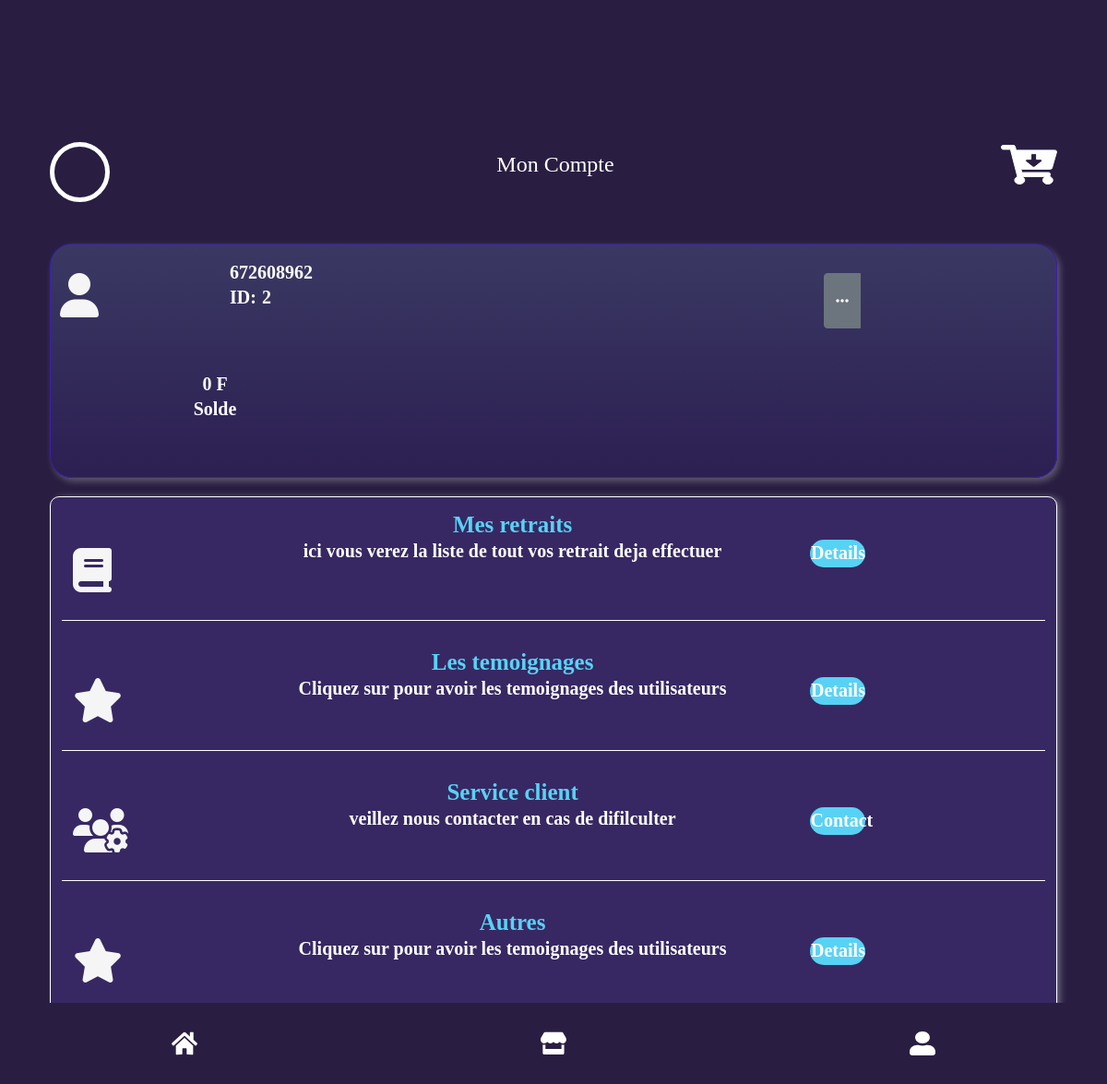
Page /compte.php (signed in) on the committed database.
### tables this page shows
CREATE TABLE `utilisateurs` (
  `id` int(10) UNSIGNED NOT NULL,
  `num_tel` varchar(255) NOT NULL,
  `mots_passe` varchar(255) NOT NULL,
  `nom` varchar(255) DEFAULT NULL,
  `prenom` varchar(255) DEFAULT NULL,
  `num_retrait` varchar(255) DEFAULT NULL,
  `moyen_retrait` varchar(255) DEFAULT NULL,
  `code_parainage` int(11) DEFAULT NULL,
  `code_user` int(11) NOT NULL,
  `solde_user` int(11) NOT NULL DEFAULT 0,
  `type_use` tinyint(1) NOT NULL DEFAULT 1,
  `created_at` timestamp NULL DEFAULT NULL,
  `updated_at` timestamp NULL DEFAULT NULL
);

### session_user.php (called while the page is built, shortened)
<?php
  include("connexion.php");
  if (!isset($_SESSION['id'])) {
    header("Location: login.php");
    exit();
}else {
    if (isset($_SESSION["id"])) {
        $id = $_SESSION["id"];
        $req = $con->query("SELECT * FROM utilisateurs WHERE id = '".$id."'");
        $result = $req->fetchAll();
        foreach($result as $results){
        $id = $results["id"];
        $num_tel = $results["num_tel"];
        $solde_user = $results["solde_user"];
        }
    }
}
?>

### compte.php (the view, shortened to what this page needs)
<?php
  include("session_user.php");
?>
<!DOCTYPE html>
<html lang="en">
<head>
    <link rel="stylesheet" href="css/bootstrap.min.css">
    <link rel="stylesheet" href="css/register.css">
    <link rel="stylesheet" href="css/Compte.css">
    <link href="https://cdn.jsdelivr.net/npm/bootstrap@5.3.2/dist/css/bootstrap.min.css" rel="stylesheet">
    <link href="https://cdn.jsdelivr.net/npm/bootstrap@5.0.2/dist/css/bootstrap.min.css" rel="stylesheet">
    <link rel="stylesheet" href="css/style.css">
</head>
<body class="mt-5 mb-5">
    <?php
        include('footer.php');
    ?>
    <section class="container mt-3 d-lg-flex justify-content-between align-items-center entete  ">
        <div class="entete1">
            <svg xmlns="http://www.w3.org/2000/svg" width="65" height="65" viewBox="0 0 65 65" fill="none">
                <circle cx="32.5" cy="32.5" r="30" fill="#291E41" stroke="white" stroke-width="5"/>
            </svg>
        </div>
        <div class="ms-3 text-center entete1">
            <p class="paragra">
                Mon Compte
            </p>
        </div>
        <div class="ms-3 text-center entete1">
            <p class="paragra">
                <a href="mesMachines.php">
                </a>
            </p>
        </div>
    </section>
<section class="container">
    <div class="card contener1 paragra">
        <div class="row pt-3 pda">
            <div class="col-2">
                <i class="fa-solid fa-user fa-2x"></i>
            </div>
            <div class="col-4">
                <span>
                <?php
                    if (isset($num_tel)) {
                        echo $num_tel;
                    }
                ?>
                </span><br>
                <span>ID:</span>
                <span>
                    <?php
                        if (isset($id)) {
                        echo $id;
                        }
                    ?>
                </span>
            </div>
            <div class="col-3">
            </div>
            <div class="col-3">
                <div class="btn-group dropend ">
                    <button type="button" class="btn btn-secondary " data-bs-toggle="dropdown" aria-expanded="true">
                        <i class="fa-solid fa-ellipsis"></i>
                    </button>
                  </div>
            </div>
            <div class="row text-center pt-3 pb-3">
                <div class="col-4">
                    <span>
                    <?php
                        if (isset($solde_user)) {
                        echo $solde_user;
                        }
                    ?>
                    </span><span>F</span><br>
                    <span>Solde</span>
                </div>
                <div class="col-4">
                </div>
            </div>
        </div>
    </div>
    <div class="container-fluid contener2 paragra">
        <div class="row pt-3 bordure">
            <div class="col-2 pt-4">
                <i class="fa-solid fa-book fa-2x"></i>
            </div>
            <div class="col-7 text-center pb-3 texte">
                <span>Mes retraits</span><br>
                <span>
                    ici vous verez la liste de
                    tout vos retrait deja effectuer
                </span>
            </div>
            <div class="col-3 ">
                <div class="detail">
                    <span>Details</span>
                </div>
            </div>
        </div>
        <div class="row pt-3 bordure">
            <div class="col-2 pt-3">
                <i class="fa-solid fa-star fa-2x"></i>
            </div>
            <div class="col-7 text-center pb-3 texte">
                <span>Les temoignages</span><br>
                <span>
                    Cliquez sur pour avoir
                    les temoignages des
                    utilisateurs
                </span>
            </div>
            <div class="col-3 ">
                <div class="detail">
                    <span>Details</span>
                </div>
            </div>
        </div>
        <div class="row pt-3 bordure">
            <div class="col-2 pt-3">
                <i class="fa-solid fa-users-gear fa-2x"></i>
            </div>
            <div class="col-7 text-center pb-3 texte">
                <span>Service client</span><br>
                <span>
                    veillez nous contacter
                    en cas de difilculter
                </span>
            </div>
            <div class="col-3 ">
                <div class="detail">
                    <span>Contact</span>
                </div>
            </div>
        </div>
        <div class="row pt-3 bordure">
            <div class="col-2 pt-3">
                <i class="fa-solid fa-star fa-2x"></i>
            </div>
            <div class="col-7 text-center pb-3 texte">
                <span>Autres</span><br>
                <span>
                    Cliquez sur pour avoir
                    les temoignages des
                    utilisateurs
                </span>
            </div>
            <div class="col-3 ">
                <div class="detail">
                    <span>Details</span>
                </div>
            </div>
        </div>
    </div>
</section>
</body>
</html>

### css/register.css (style rules this page uses)
body { background-color: #291E41; font-family: 'Times New Roman', Times, serif; margin: 20px; }
::placeholder { font-weight: bold; text-align: center; color: rgb(91, 90, 90); }
.btn { float: right; }
span { font-size: 20px; font-weight: bold; }
a { color: rgb(0, 4, 255); font-weight: 1800; }

### css/Compte.css (style rules this page uses)
body { background-color: #291E41; font-family: 'Times New Roman', Times, serif; color: white; margin: 20px; }
i { color: whitesmoke; }
.contener1 { border-radius: 30px; border: 1px solid #3B1FAC; box-shadow: 3px 0px 5px 2px rgba(255, 255, 255, 0.25); font-weight: bold; background-color: transparent; }
.pda { padding-left: 10px; }
.contener2 { font-weight: bold; margin-top: 20px; border-radius: 10px; border: 1px solid #FFF; background: #372863; box-shadow: 4px 0px 10px -3px rgba(255, 255, 255, 0.50); margin-bottom: 40px; }
.contener2 .row .texte span:nth-child(1) { font-size: 25px; color: #58D2F4; }
.detail { text-align: center; margin-top: 30px; width: 60px; padding-top: 3px; height: 30px; flex-shrink: 0; border-radius: 20px; background: #58D2F4; }
.bordure { border-bottom: 1px solid white; }
@media screen and (min-width:992px) { .detail { font-size: 10px; } }

### css/style.css (style rules this page uses)
body { background-color: #291E41; }
* { margin-top: 15px; margin-bottom: 15px; }
.card { border-radius: 24px; border: 1px solid #3B1FAC; background: linear-gradient(180deg, rgba(109, 137, 200, 0.25) 0%, rgba(54, 34, 133, 0.25) 100%); background-blend-mode: plus-lighter; box-shadow: 3px 4px 7px 0px rgba(255, 255, 255, 0.25); }
.paragra { color: #FFF; font-family: Inika, Hahmlet; font-size: 24px; font-style: normal; font-weight: 400; line-height: normal; }

### rows in the picture
utilisateurs: num_tel "672608962", id "2", solde_user "0"
